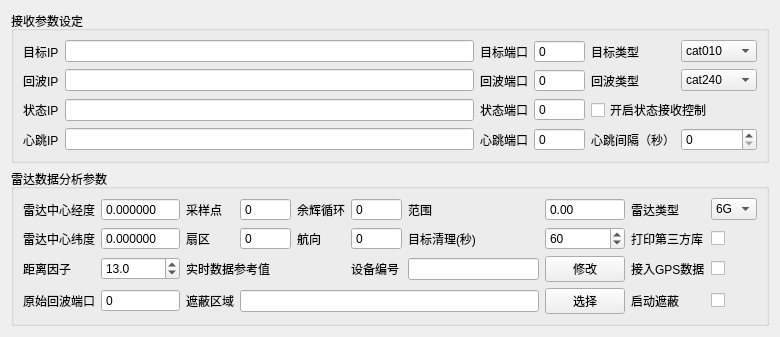
<?xml version="1.0" encoding="UTF-8"?>
<ui version="4.0">
 <class>QRadarParamSetting</class>
 <widget class="QWidget" name="QRadarParamSetting">
  <property name="geometry">
   <rect>
    <x>0</x>
    <y>0</y>
    <width>780</width>
    <height>290</height>
   </rect>
  </property>
  <property name="windowTitle">
   <string>Form</string>
  </property>
  <layout class="QGridLayout" name="gridLayout_3">
   <item row="0" column="0">
    <widget class="QGroupBox" name="NetSetting">
     <property name="title">
      <string>接收参数设定</string>
     </property>
     <layout class="QGridLayout" name="gridLayout">
      <item row="0" column="0">
       <widget class="QLabel" name="label_6">
        <property name="text">
         <string>目标IP</string>
        </property>
       </widget>
      </item>
      <item row="4" column="4">
       <widget class="QLabel" name="label_24">
        <property name="text">
         <string>心跳间隔（秒）</string>
        </property>
       </widget>
      </item>
      <item row="4" column="0">
       <widget class="QLabel" name="label_23">
        <property name="text">
         <string>心跳IP</string>
        </property>
       </widget>
      </item>
      <item row="4" column="5">
       <widget class="QSpinBox" name="heartTimeSpinBox"/>
      </item>
      <item row="0" column="2">
       <widget class="QLabel" name="label_7">
        <property name="text">
         <string>目标端口</string>
        </property>
       </widget>
      </item>
      <item row="0" column="5">
       <widget class="QComboBox" name="trackTypeComboBox">
        <item>
         <property name="text">
          <string>cat010</string>
         </property>
        </item>
       </widget>
      </item>
      <item row="1" column="3">
       <widget class="QSpinBox" name="videoRecPortSpinBox">
        <property name="buttonSymbols">
         <enum>QAbstractSpinBox::NoButtons</enum>
        </property>
        <property name="maximum">
         <number>999999</number>
        </property>
       </widget>
      </item>
      <item row="0" column="1">
       <widget class="QLineEdit" name="trackRecIPLlineEdit"/>
      </item>
      <item row="0" column="4">
       <widget class="QLabel" name="label_8">
        <property name="text">
         <string>目标类型</string>
        </property>
       </widget>
      </item>
      <item row="1" column="0">
       <widget class="QLabel" name="label_9">
        <property name="text">
         <string>回波IP</string>
        </property>
       </widget>
      </item>
      <item row="0" column="3">
       <widget class="QSpinBox" name="trackRecPortSpinBox">
        <property name="buttonSymbols">
         <enum>QAbstractSpinBox::NoButtons</enum>
        </property>
        <property name="maximum">
         <number>999999</number>
        </property>
       </widget>
      </item>
      <item row="1" column="1">
       <widget class="QLineEdit" name="videoRecIPLlineEdit"/>
      </item>
      <item row="1" column="5">
       <widget class="QComboBox" name="videoTypeComboBox">
        <item>
         <property name="text">
          <string>cat240</string>
         </property>
        </item>
        <item>
         <property name="text">
          <string>zchx240</string>
         </property>
        </item>
       </widget>
      </item>
      <item row="1" column="4">
       <widget class="QLabel" name="label_10">
        <property name="text">
         <string>回波类型</string>
        </property>
       </widget>
      </item>
      <item row="1" column="2">
       <widget class="QLabel" name="label_11">
        <property name="text">
         <string>回波端口</string>
        </property>
       </widget>
      </item>
      <item row="3" column="1">
       <widget class="QLineEdit" name="controlIPLineEdit"/>
      </item>
      <item row="4" column="1">
       <widget class="QLineEdit" name="heartIPLlineEdit"/>
      </item>
      <item row="4" column="2">
       <widget class="QLabel" name="label_22">
        <property name="text">
         <string>心跳端口</string>
        </property>
       </widget>
      </item>
      <item row="4" column="3">
       <widget class="QSpinBox" name="heartPortSpinBox">
        <property name="buttonSymbols">
         <enum>QAbstractSpinBox::NoButtons</enum>
        </property>
        <property name="maximum">
         <number>999999</number>
        </property>
       </widget>
      </item>
      <item row="3" column="2">
       <widget class="QLabel" name="label_2">
        <property name="text">
         <string>状态端口</string>
        </property>
       </widget>
      </item>
      <item row="3" column="0">
       <widget class="QLabel" name="label">
        <property name="text">
         <string>状态IP</string>
        </property>
       </widget>
      </item>
      <item row="3" column="3">
       <widget class="QSpinBox" name="controlPortSpinBox">
        <property name="buttonSymbols">
         <enum>QAbstractSpinBox::NoButtons</enum>
        </property>
        <property name="maximum">
         <number>99999</number>
        </property>
       </widget>
      </item>
      <item row="3" column="4" colspan="2">
       <widget class="QCheckBox" name="statusCheckBox">
        <property name="text">
         <string>开启状态接收控制</string>
        </property>
       </widget>
      </item>
     </layout>
    </widget>
   </item>
   <item row="1" column="0">
    <widget class="QGroupBox" name="AnalysisSetting">
     <property name="title">
      <string>雷达数据分析参数</string>
     </property>
     <layout class="QGridLayout" name="gridLayout_2">
      <item row="1" column="2">
       <widget class="QLabel" name="label_15">
        <property name="text">
         <string>扇区</string>
        </property>
       </widget>
      </item>
      <item row="0" column="3">
       <widget class="QSpinBox" name="cellNumSpinBox">
        <property name="buttonSymbols">
         <enum>QAbstractSpinBox::NoButtons</enum>
        </property>
        <property name="maximum">
         <number>9999999</number>
        </property>
       </widget>
      </item>
      <item row="1" column="6">
       <widget class="QLabel" name="label_65">
        <property name="text">
         <string>目标清理(秒)</string>
        </property>
       </widget>
      </item>
      <item row="1" column="7">
       <widget class="QSpinBox" name="trackClearTimeSpinBox">
        <property name="minimum">
         <number>1</number>
        </property>
        <property name="maximum">
         <number>99999</number>
        </property>
        <property name="value">
         <number>60</number>
        </property>
       </widget>
      </item>
      <item row="1" column="4">
       <widget class="QLabel" name="label_17">
        <property name="text">
         <string>航向</string>
        </property>
       </widget>
      </item>
      <item row="0" column="2">
       <widget class="QLabel" name="label_14">
        <property name="text">
         <string>采样点</string>
        </property>
       </widget>
      </item>
      <item row="0" column="5">
       <widget class="QSpinBox" name="loopNumSpinBox">
        <property name="buttonSymbols">
         <enum>QAbstractSpinBox::NoButtons</enum>
        </property>
        <property name="maximum">
         <number>9999999</number>
        </property>
       </widget>
      </item>
      <item row="1" column="0">
       <widget class="QLabel" name="label_13">
        <property name="text">
         <string>雷达中心纬度</string>
        </property>
       </widget>
      </item>
      <item row="1" column="1">
       <widget class="QDoubleSpinBox" name="centreLatDSpinBox">
        <property name="buttonSymbols">
         <enum>QAbstractSpinBox::NoButtons</enum>
        </property>
        <property name="decimals">
         <number>6</number>
        </property>
        <property name="minimum">
         <double>-180.000000000000000</double>
        </property>
        <property name="maximum">
         <double>180.000000000000000</double>
        </property>
       </widget>
      </item>
      <item row="1" column="5">
       <widget class="QSpinBox" name="headingSpinBox">
        <property name="buttonSymbols">
         <enum>QAbstractSpinBox::NoButtons</enum>
        </property>
        <property name="maximum">
         <number>9999999</number>
        </property>
       </widget>
      </item>
      <item row="0" column="4">
       <widget class="QLabel" name="label_16">
        <property name="text">
         <string>余辉循环</string>
        </property>
       </widget>
      </item>
      <item row="1" column="3">
       <widget class="QSpinBox" name="lineNumSpinBox">
        <property name="buttonSymbols">
         <enum>QAbstractSpinBox::NoButtons</enum>
        </property>
        <property name="maximum">
         <number>9999999</number>
        </property>
       </widget>
      </item>
      <item row="0" column="7">
       <widget class="QDoubleSpinBox" name="distanceDSpinBox">
        <property name="buttonSymbols">
         <enum>QAbstractSpinBox::NoButtons</enum>
        </property>
        <property name="maximum">
         <double>99999.000000000000000</double>
        </property>
       </widget>
      </item>
      <item row="0" column="0">
       <widget class="QLabel" name="label_12">
        <property name="text">
         <string>雷达中心经度</string>
        </property>
       </widget>
      </item>
      <item row="0" column="1">
       <widget class="QDoubleSpinBox" name="centreLonDSpinBox">
        <property name="buttonSymbols">
         <enum>QAbstractSpinBox::NoButtons</enum>
        </property>
        <property name="decimals">
         <number>6</number>
        </property>
        <property name="minimum">
         <double>-180.000000000000000</double>
        </property>
        <property name="maximum">
         <double>180.000000000000000</double>
        </property>
        <property name="singleStep">
         <double>0.000000000000000</double>
        </property>
       </widget>
      </item>
      <item row="0" column="6">
       <widget class="QLabel" name="label_63">
        <property name="text">
         <string>范围</string>
        </property>
       </widget>
      </item>
      <item row="0" column="8">
       <widget class="QLabel" name="label_18">
        <property name="text">
         <string>雷达类型</string>
        </property>
       </widget>
      </item>
      <item row="0" column="9">
       <widget class="QComboBox" name="RadarTypeComboBox">
        <item>
         <property name="text">
          <string>6G</string>
         </property>
        </item>
        <item>
         <property name="text">
          <string>4G</string>
         </property>
        </item>
       </widget>
      </item>
      <item row="5" column="7">
       <widget class="QPushButton" name="pushButton">
        <property name="text">
         <string>选择</string>
        </property>
       </widget>
      </item>
      <item row="5" column="8">
       <widget class="QLabel" name="label_64">
        <property name="text">
         <string>启动遮蔽</string>
        </property>
       </widget>
      </item>
      <item row="5" column="9">
       <widget class="QCheckBox" name="limitCBox">
        <property name="text">
         <string/>
        </property>
       </widget>
      </item>
      <item row="1" column="8">
       <widget class="QLabel" name="label_66">
        <property name="text">
         <string>打印第三方库</string>
        </property>
       </widget>
      </item>
      <item row="1" column="9">
       <widget class="QCheckBox" name="limitCBox_2">
        <property name="text">
         <string/>
        </property>
       </widget>
      </item>
      <item row="2" column="8">
       <widget class="QLabel" name="radar_num_label_2">
        <property name="text">
         <string>接入GPS数据</string>
        </property>
       </widget>
      </item>
      <item row="2" column="9">
       <widget class="QCheckBox" name="gps_checkBox">
        <property name="text">
         <string/>
        </property>
       </widget>
      </item>
      <item row="2" column="0">
       <widget class="QLabel" name="label_19">
        <property name="text">
         <string>距离因子</string>
        </property>
       </widget>
      </item>
      <item row="2" column="1">
       <widget class="QDoubleSpinBox" name="range_factor">
        <property name="decimals">
         <number>1</number>
        </property>
        <property name="minimum">
         <double>1.000000000000000</double>
        </property>
        <property name="value">
         <double>13.000000000000000</double>
        </property>
       </widget>
      </item>
      <item row="2" column="7">
       <widget class="QPushButton" name="radar_num_pushButton">
        <property name="text">
         <string>修改</string>
        </property>
       </widget>
      </item>
      <item row="2" column="6">
       <widget class="QLineEdit" name="radar_num_lineEdit"/>
      </item>
      <item row="2" column="5">
       <widget class="QLabel" name="radar_num_label">
        <property name="text">
         <string>设备编号</string>
        </property>
       </widget>
      </item>
      <item row="2" column="2" colspan="3">
       <widget class="QLabel" name="realRangefactor">
        <property name="minimumSize">
         <size>
          <width>20</width>
          <height>0</height>
         </size>
        </property>
        <property name="text">
         <string>实时数据参考值</string>
        </property>
       </widget>
      </item>
      <item row="5" column="2">
       <widget class="QLabel" name="label_25">
        <property name="text">
         <string>遮蔽区域</string>
        </property>
       </widget>
      </item>
      <item row="5" column="3" colspan="4">
       <widget class="QLineEdit" name="limitfile_lineEdit"/>
      </item>
      <item row="5" column="0">
       <widget class="QLabel" name="label_20">
        <property name="text">
         <string>原始回波端口</string>
        </property>
       </widget>
      </item>
      <item row="5" column="1">
       <widget class="QSpinBox" name="tcpPort">
        <property name="buttonSymbols">
         <enum>QAbstractSpinBox::NoButtons</enum>
        </property>
        <property name="maximum">
         <number>9999999</number>
        </property>
       </widget>
      </item>
     </layout>
     <zorder>lineNumSpinBox</zorder>
     <zorder>label_13</zorder>
     <zorder>distanceDSpinBox</zorder>
     <zorder>centreLonDSpinBox</zorder>
     <zorder>label_17</zorder>
     <zorder>label_15</zorder>
     <zorder>cellNumSpinBox</zorder>
     <zorder>trackClearTimeSpinBox</zorder>
     <zorder>headingSpinBox</zorder>
     <zorder>loopNumSpinBox</zorder>
     <zorder>label_65</zorder>
     <zorder>label_12</zorder>
     <zorder>label_63</zorder>
     <zorder>label_16</zorder>
     <zorder>centreLatDSpinBox</zorder>
     <zorder>limitfile_lineEdit</zorder>
     <zorder>label_14</zorder>
     <zorder>label_18</zorder>
     <zorder>RadarTypeComboBox</zorder>
     <zorder>pushButton</zorder>
     <zorder>label_64</zorder>
     <zorder>limitCBox</zorder>
     <zorder>label_66</zorder>
     <zorder>limitCBox_2</zorder>
     <zorder>radar_num_label_2</zorder>
     <zorder>gps_checkBox</zorder>
     <zorder>label_19</zorder>
     <zorder>range_factor</zorder>
     <zorder>realRangefactor</zorder>
     <zorder>radar_num_lineEdit</zorder>
     <zorder>radar_num_pushButton</zorder>
     <zorder>radar_num_label</zorder>
     <zorder>label_25</zorder>
     <zorder>label_20</zorder>
     <zorder>tcpPort</zorder>
    </widget>
   </item>
  </layout>
 </widget>
 <resources/>
 <connections/>
</ui>
